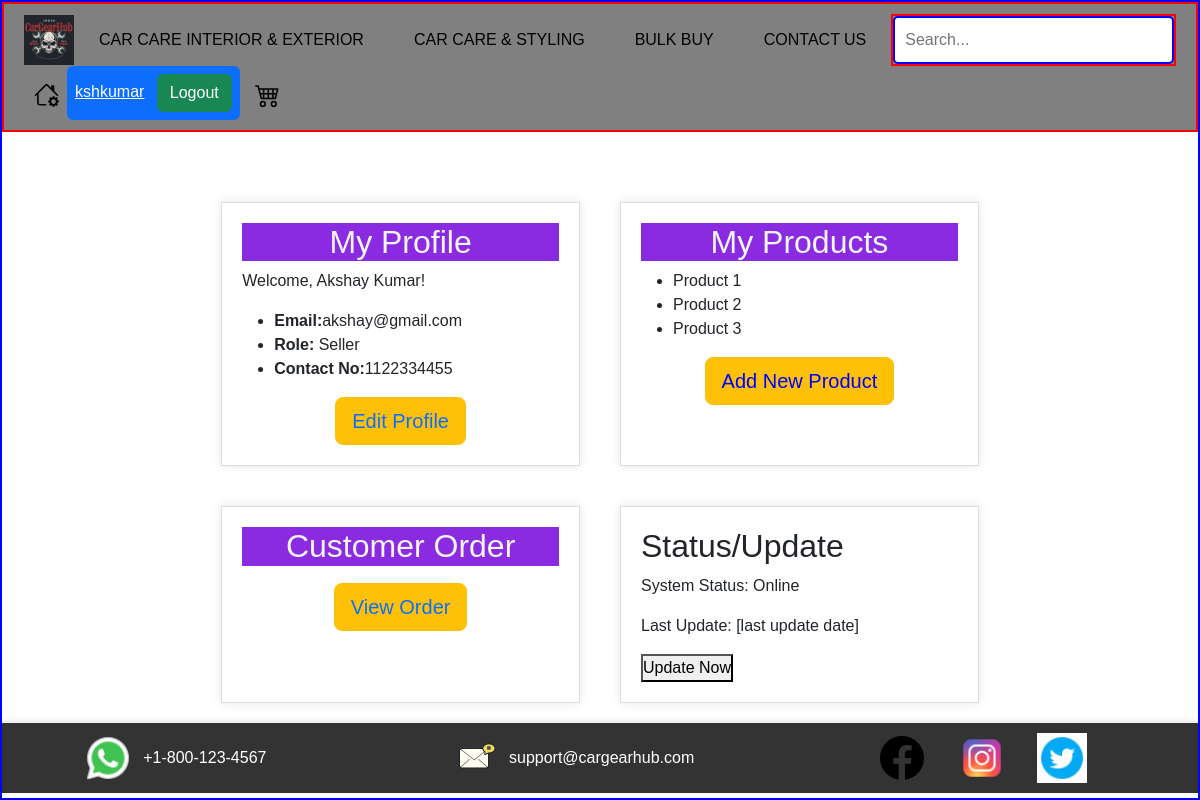
Page /admin_dashboard/ (signed in) on the earlier database version.
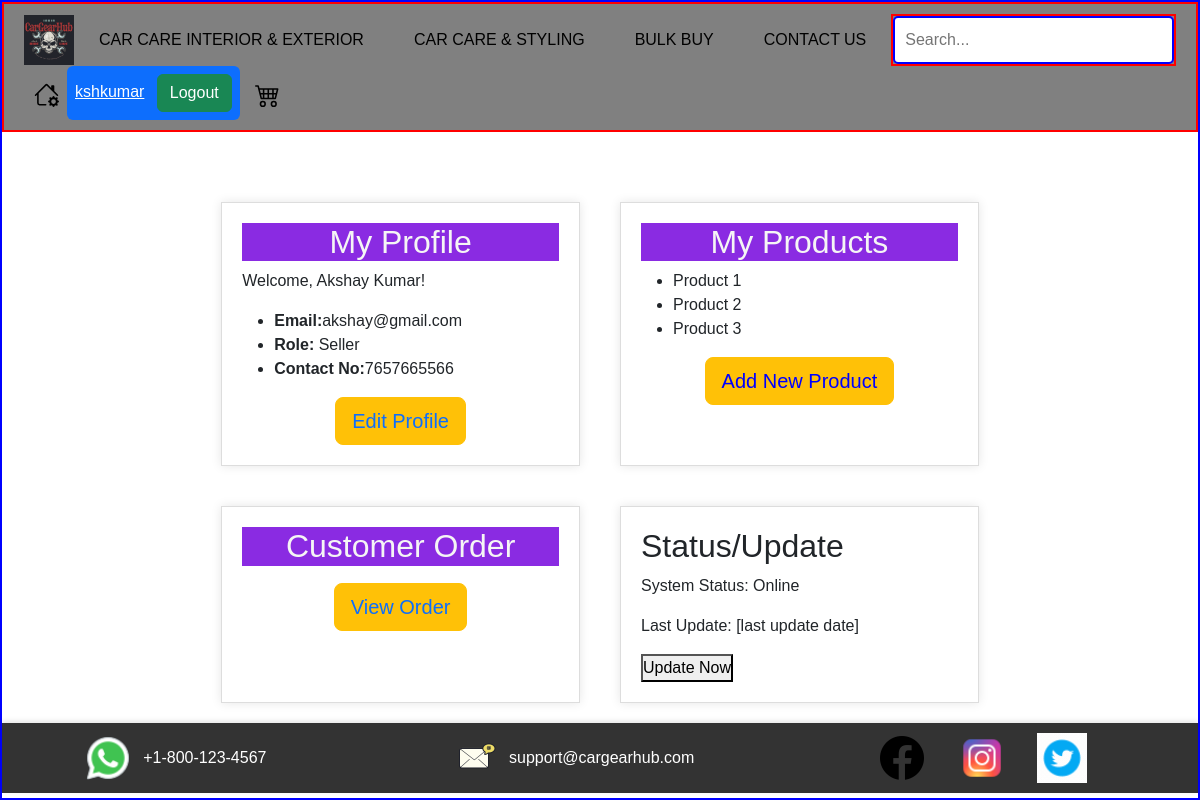
Same page on the later database version.
### app/models.py (models this page shows, shortened)
class Admin_data(models.Model):
    admin_id=models.AutoField(primary_key=True, unique=True)
    admin_name=models.CharField(max_length=100)
    admin_email=models.EmailField(max_length=100)
    admin_password=models.CharField(max_length=20)
    admin_gender=models.CharField(max_length=10)
    admin_role=models.CharField(max_length=20)
    admin_phone=models.CharField(max_length=10)

### app/views.py (the view)
# urls.py: path('admin_dashboard/', views.admin , name='admin_dashboard'),
def admin(request):
    if not(request.session.get('admin_id')):
        return redirect("login")
    admin_data=models.Admin_data.objects.get(admin_id=request.session.get('admin_id'))
    data={
        'admin_data':admin_data
    }
    return render(request, "admin/admin.html",context=data)

### app/templates/admin/admin.html (shortened to what this page needs)
<!DOCTYPE html>
{% load static %}
<html lang="en">
<head>
    <link href="https://cdn.jsdelivr.net/npm/bootstrap@5.3.3/dist/css/bootstrap.min.css" rel="stylesheet"
>
    <link rel="stylesheet" href="{% static 'app/css/admin/admin.css' %}">
</head>
<body>
    {% include 'navbar.html' %}
    <main>
        <section class="profile">
            <center><h2 style="color:whitesmoke; background-color: blueviolet;">My Profile</h2></center>
            <p>Welcome, {{ admin_data.admin_name}}!</p>
            <ul>
                <li><strong>Email:</strong>{{admin_data.admin_email}}</li>
                <li><strong>Role:</strong> {{admin_data.admin_role}}</li>
                <li><strong>Contact No:</strong>{{admin_data.admin_phone}}</li>
            </ul>
            <center><button type="button" class="btn btn-warning btn-lg" ><a href="{% url 'admin_update' %}" style="text-decoration:none;">Edit Profile</a></button></center>
        </section>
        <section class="products">
            <center><h2 style="color:whitesmoke; background-color: blueviolet;">My Products</h2></center>
            <ul>
                <li>Product 1</li>
                <li>Product 2</li>
                <li>Product 3</li>
            </ul>
            <center><button type="button" class="btn btn-warning btn-lg"><a class="btn-add" style="color: blue; text-decoration: none; margin-top: 40%;" href="{% url 'add_product' %}">Add New Product</a></button></center>
        </section>
        <section class="customers">
            <center><h2 style="color: whitesmoke; background-color: blueviolet;">Customer Order</h2></center>
           <center> <button type="button" class="btn btn-warning btn-lg" style="margin-top: 3%;"><a href="{% url 'customer_view' %}" style="text-decoration: none;">View Order</a></button></center>
        </section>
        <section class="status">
            <h2>Status/Update</h2>
            <p>System Status: <span class="online">Online</span></p>
            <p>Last Update: [last update date]</p>
            <button class="btn-update">Update Now</button>
        </section>
    </main>
    {% include 'footer.html' %}
</body>

Differences in the rows shown:
changed Admin_data "Akshay Kumar": admin_phone "1122334455" → "7657665566"
